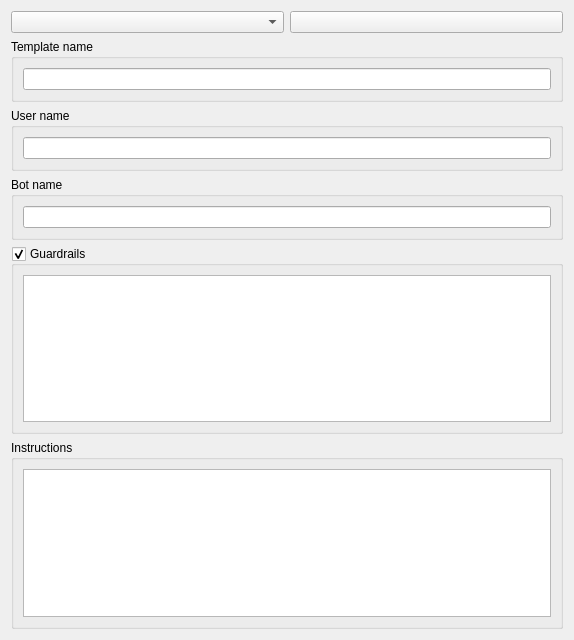
<?xml version="1.0" encoding="UTF-8"?>
<ui version="4.0">
 <class>Form</class>
 <widget class="QWidget" name="Form">
  <property name="geometry">
   <rect>
    <x>0</x>
    <y>0</y>
    <width>574</width>
    <height>640</height>
   </rect>
  </property>
  <property name="windowTitle">
   <string>Form</string>
  </property>
  <layout class="QGridLayout" name="gridLayout_3">
   <item row="5" column="0">
    <widget class="QGroupBox" name="groupBox">
     <property name="title">
      <string>User name</string>
     </property>
     <layout class="QGridLayout" name="gridLayout_2">
      <item row="0" column="0">
       <widget class="QLineEdit" name="user_name"/>
      </item>
     </layout>
    </widget>
   </item>
   <item row="4" column="0">
    <widget class="QGroupBox" name="groupBox_5">
     <property name="title">
      <string>Template name</string>
     </property>
     <layout class="QGridLayout" name="gridLayout_6">
      <item row="0" column="0">
       <widget class="QLineEdit" name="template_name"/>
      </item>
     </layout>
    </widget>
   </item>
   <item row="6" column="0">
    <widget class="QGroupBox" name="groupBox_4">
     <property name="title">
      <string>Bot name</string>
     </property>
     <layout class="QGridLayout" name="gridLayout_5">
      <item row="0" column="0">
       <widget class="QLineEdit" name="bot_name"/>
      </item>
     </layout>
    </widget>
   </item>
   <item row="7" column="0">
    <widget class="QGroupBox" name="groupBox_3">
     <property name="toolTip">
      <string>Toggle guardrails</string>
     </property>
     <property name="title">
      <string>Guardrails</string>
     </property>
     <property name="checkable">
      <bool>true</bool>
     </property>
     <layout class="QGridLayout" name="gridLayout_4">
      <item row="0" column="0">
       <widget class="QPlainTextEdit" name="guardrails"/>
      </item>
     </layout>
    </widget>
   </item>
   <item row="0" column="0">
    <layout class="QHBoxLayout" name="horizontalLayout">
     <item>
      <widget class="QComboBox" name="template_names"/>
     </item>
     <item>
      <widget class="QPushButton" name="add_template_button">
       <property name="text">
        <string/>
       </property>
       <property name="icon">
        <iconset theme="list-add"/>
       </property>
      </widget>
     </item>
    </layout>
   </item>
   <item row="8" column="0">
    <widget class="QGroupBox" name="groupBox_2">
     <property name="title">
      <string>Instructions</string>
     </property>
     <layout class="QGridLayout" name="gridLayout">
      <item row="0" column="0">
       <widget class="QPlainTextEdit" name="instructions"/>
      </item>
     </layout>
    </widget>
   </item>
  </layout>
 </widget>
 <resources/>
 <connections>
  <connection>
   <sender>add_template_button</sender>
   <signal>clicked()</signal>
   <receiver>Form</receiver>
   <slot>add_template()</slot>
   <hints>
    <hint type="sourcelabel">
     <x>437</x>
     <y>22</y>
    </hint>
    <hint type="destinationlabel">
     <x>392</x>
     <y>-5</y>
    </hint>
   </hints>
  </connection>
  <connection>
   <sender>template_name</sender>
   <signal>textChanged(QString)</signal>
   <receiver>Form</receiver>
   <slot>template_name_changed(QString)</slot>
   <hints>
    <hint type="sourcelabel">
     <x>176</x>
     <y>85</y>
    </hint>
    <hint type="destinationlabel">
     <x>105</x>
     <y>-6</y>
    </hint>
   </hints>
  </connection>
  <connection>
   <sender>user_name</sender>
   <signal>textChanged(QString)</signal>
   <receiver>Form</receiver>
   <slot>user_name_changed(QString)</slot>
   <hints>
    <hint type="sourcelabel">
     <x>109</x>
     <y>154</y>
    </hint>
    <hint type="destinationlabel">
     <x>190</x>
     <y>-9</y>
    </hint>
   </hints>
  </connection>
  <connection>
   <sender>bot_name</sender>
   <signal>textChanged(QString)</signal>
   <receiver>Form</receiver>
   <slot>bot_name_changed(QString)</slot>
   <hints>
    <hint type="sourcelabel">
     <x>237</x>
     <y>237</y>
    </hint>
    <hint type="destinationlabel">
     <x>151</x>
     <y>4</y>
    </hint>
   </hints>
  </connection>
  <connection>
   <sender>guardrails</sender>
   <signal>textChanged()</signal>
   <receiver>Form</receiver>
   <slot>guardrails_changed()</slot>
   <hints>
    <hint type="sourcelabel">
     <x>188</x>
     <y>351</y>
    </hint>
    <hint type="destinationlabel">
     <x>0</x>
     <y>28</y>
    </hint>
   </hints>
  </connection>
  <connection>
   <sender>instructions</sender>
   <signal>textChanged()</signal>
   <receiver>Form</receiver>
   <slot>instructions_changed()</slot>
   <hints>
    <hint type="sourcelabel">
     <x>275</x>
     <y>484</y>
    </hint>
    <hint type="destinationlabel">
     <x>-1</x>
     <y>341</y>
    </hint>
   </hints>
  </connection>
 </connections>
 <slots>
  <slot>add_template(QString)</slot>
  <slot>template_name_changed(QString)</slot>
  <slot>user_name_changed(QString)</slot>
  <slot>bot_name_changed(QString)</slot>
  <slot>guardrails_changed()</slot>
  <slot>instructions_changed()</slot>
 </slots>
</ui>
